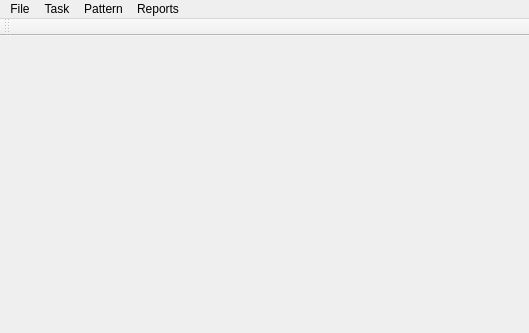
<?xml version="1.0" encoding="UTF-8"?>
<ui version="4.0">
 <class>MainWindow</class>
 <widget class="QMainWindow" name="MainWindow">
  <property name="geometry">
   <rect>
    <x>0</x>
    <y>0</y>
    <width>529</width>
    <height>333</height>
   </rect>
  </property>
  <property name="windowTitle">
   <string>MainWindow</string>
  </property>
  <widget class="QWidget" name="centralWidget">
   <layout class="QVBoxLayout" name="verticalLayout">
    <item>
     <layout class="QGridLayout" name="tasks"/>
    </item>
   </layout>
  </widget>
  <widget class="QMenuBar" name="menuBar">
   <property name="geometry">
    <rect>
     <x>0</x>
     <y>0</y>
     <width>529</width>
     <height>25</height>
    </rect>
   </property>
   <widget class="QMenu" name="menuFile">
    <property name="title">
     <string>File</string>
    </property>
    <addaction name="actionExit"/>
   </widget>
   <widget class="QMenu" name="menuTask">
    <property name="title">
     <string>Task</string>
    </property>
    <addaction name="actionNew"/>
   </widget>
   <widget class="QMenu" name="menuPattern">
    <property name="title">
     <string>Pattern</string>
    </property>
    <addaction name="actionManage"/>
   </widget>
   <widget class="QMenu" name="menuReports">
    <property name="title">
     <string>Reports</string>
    </property>
    <addaction name="actionReport"/>
   </widget>
   <addaction name="menuFile"/>
   <addaction name="menuTask"/>
   <addaction name="menuPattern"/>
   <addaction name="menuReports"/>
  </widget>
  <widget class="QToolBar" name="mainToolBar">
   <attribute name="toolBarArea">
    <enum>TopToolBarArea</enum>
   </attribute>
   <attribute name="toolBarBreak">
    <bool>false</bool>
   </attribute>
  </widget>
  <action name="actionExit">
   <property name="text">
    <string>Exit</string>
   </property>
  </action>
  <action name="actionNew">
   <property name="text">
    <string>Add</string>
   </property>
  </action>
  <action name="actionManage">
   <property name="text">
    <string>Manage</string>
   </property>
  </action>
  <action name="actionReport">
   <property name="text">
    <string>Report</string>
   </property>
  </action>
 </widget>
 <layoutdefault spacing="6" margin="11"/>
 <resources/>
 <connections/>
</ui>
